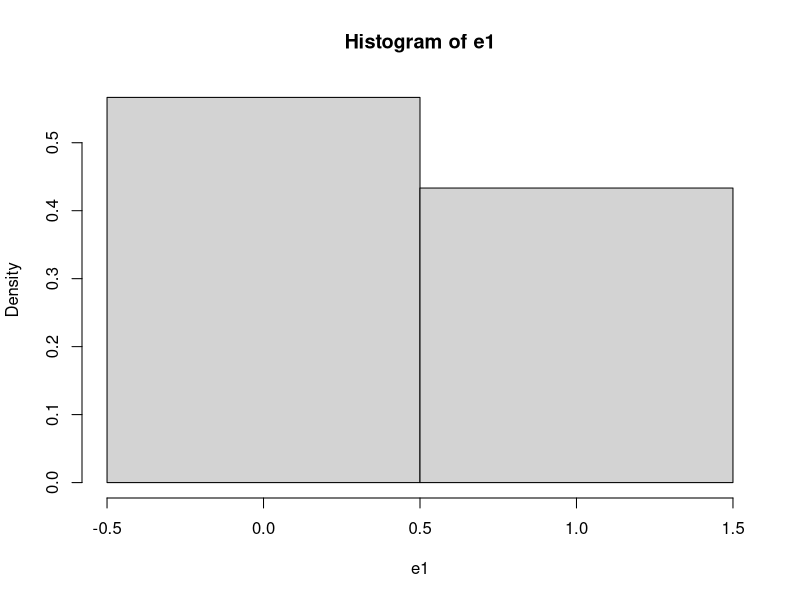
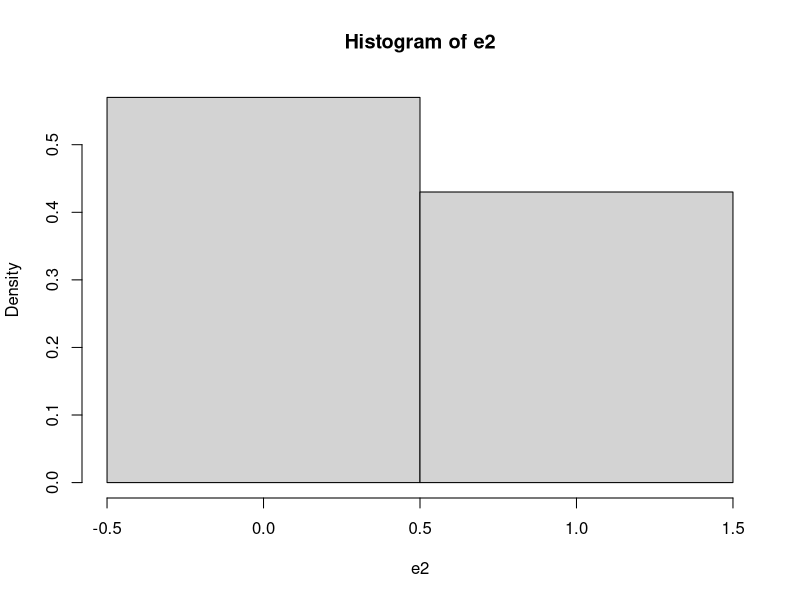
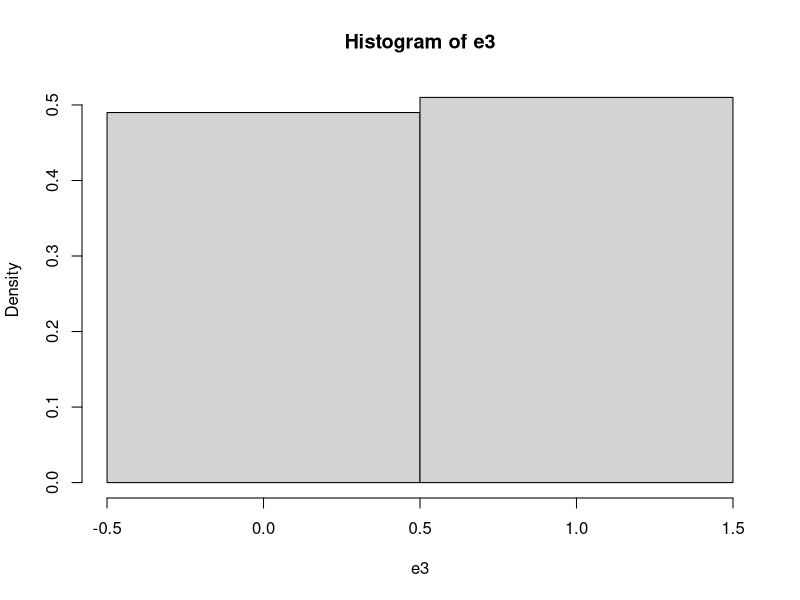

These charts were generated, in order, by the following R code:
## ---- chunk 1
FlipCoin <- function(n) sample(0:1, n, rep=T) 
n <- 30
e1 <- FlipCoin(n) 
e1 
## ---- chunk 2
cat("Banyaknya tail :", sum(e1==0), "dan Peluangnya :", sum(e1==0)/n,
    "\nBanyaknya head :", sum(e1==1), "dan Peluangnya :", sum(e1==1)/n)
## ---- chunk 3
hist(e1,breaks=c(-0.5, 0.5, 1.5), prob=T) 
## ---- chunk 4
n <- 100
e2 <- FlipCoin(n) 
cat("Banyaknya tail :", sum(e2==0), "dan Peluangnya :", sum(e2==0)/n,
    "\nBanyaknya head :", sum(e2==1), "dan Peluangnya :", sum(e2==1)/n)
## ---- chunk 5
hist(e2, breaks=c(-0.5, 0.5, 1.5), prob=T)
## ---- chunk 6
n <- 500
e3 <- FlipCoin(n) 
cat("Banyaknya tail :", sum(e3==0), "dan Peluangnya :", sum(e3==0)/n,
    "\nBanyaknya head :", sum(e3==1), "dan Peluangnya :", sum(e3==1)/n)
## ---- chunk 7
hist(e3, breaks=c(-0.5, 0.5, 1.5), prob=T)
